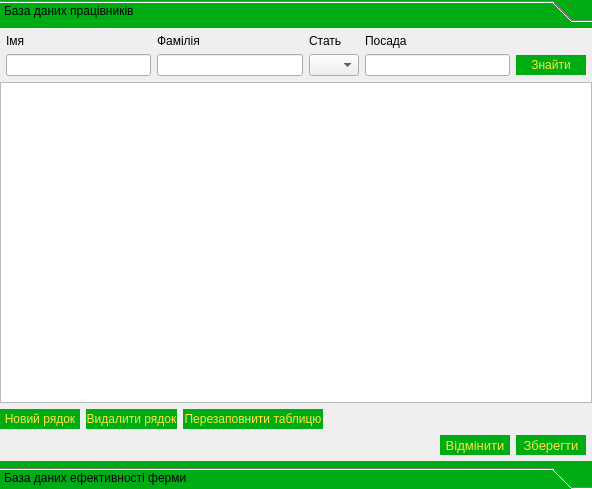
<?xml version="1.0" encoding="UTF-8"?>
<ui version="4.0">
 <class>Show_Database</class>
 <widget class="QDialog" name="Show_Database">
  <property name="geometry">
   <rect>
    <x>0</x>
    <y>0</y>
    <width>592</width>
    <height>489</height>
   </rect>
  </property>
  <property name="windowTitle">
   <string>Dialog</string>
  </property>
  <layout class="QGridLayout" name="gridLayout">
   <property name="leftMargin">
    <number>0</number>
   </property>
   <property name="topMargin">
    <number>0</number>
   </property>
   <property name="rightMargin">
    <number>0</number>
   </property>
   <property name="bottomMargin">
    <number>0</number>
   </property>
   <item row="0" column="0">
    <widget class="QToolBox" name="toolBox">
     <property name="styleSheet">
      <string notr="true">QToolBox{
background:#00AC14;
color:#FFE53E;
border:0px solid #FFFFFF;

}
QToolBox:hover{
background:#2DBE3B;
color:#FFE53E;
border:0px solid #FFFFFF;
}
QToolBox:pressed{
background:qlineargradient(spread:reflect, x1:0.433, y1:0, x2:0.438494, y2:0.500227, stop:0 rgba(255, 255, 255, 255), stop:0.365169 rgba(49, 196, 64, 255));
color:#FFE53E;
border:0px solid #FFFFFF;
}</string>
     </property>
     <property name="currentIndex">
      <number>0</number>
     </property>
     <widget class="QWidget" name="Emploee">
      <property name="geometry">
       <rect>
        <x>0</x>
        <y>0</y>
        <width>592</width>
        <height>435</height>
       </rect>
      </property>
      <attribute name="label">
       <string>База даних працівників</string>
      </attribute>
      <layout class="QGridLayout" name="gridLayout_2">
       <property name="leftMargin">
        <number>0</number>
       </property>
       <property name="topMargin">
        <number>0</number>
       </property>
       <property name="rightMargin">
        <number>0</number>
       </property>
       <property name="bottomMargin">
        <number>0</number>
       </property>
       <item row="2" column="0">
        <layout class="QHBoxLayout" name="horizontalLayout_2">
         <item>
          <widget class="QPushButton" name="add_row">
           <property name="minimumSize">
            <size>
             <width>80</width>
             <height>20</height>
            </size>
           </property>
           <property name="styleSheet">
            <string notr="true">QPushButton{
background:#00AC14;
color:#FFE53E;
border:0px solid #FFFFFF;

}
QPushButton:hover{
background:#2DBE3B;
color:#FFE53E;
border:0px solid #FFFFFF;
}
QPushButton:pressed{
background:qlineargradient(spread:reflect, x1:0.433, y1:0, x2:0.438494, y2:0.500227, stop:0 rgba(255, 255, 255, 255), stop:0.365169 rgba(49, 196, 64, 255));
color:#FFE53E;
border:0px solid #FFFFFF;
}</string>
           </property>
           <property name="text">
            <string>Новий рядок</string>
           </property>
          </widget>
         </item>
         <item>
          <widget class="QPushButton" name="remove_col">
           <property name="minimumSize">
            <size>
             <width>90</width>
             <height>20</height>
            </size>
           </property>
           <property name="styleSheet">
            <string notr="true">QPushButton{
background:#00AC14;
color:#FFE53E;
border:0px solid #FFFFFF;

}
QPushButton:hover{
background:#2DBE3B;
color:#FFE53E;
border:0px solid #FFFFFF;
}
QPushButton:pressed{
background:qlineargradient(spread:reflect, x1:0.433, y1:0, x2:0.438494, y2:0.500227, stop:0 rgba(255, 255, 255, 255), stop:0.365169 rgba(49, 196, 64, 255));
color:#FFE53E;
border:0px solid #FFFFFF;
}</string>
           </property>
           <property name="text">
            <string>Видалити рядок</string>
           </property>
          </widget>
         </item>
         <item>
          <widget class="QPushButton" name="clear_table">
           <property name="minimumSize">
            <size>
             <width>140</width>
             <height>20</height>
            </size>
           </property>
           <property name="styleSheet">
            <string notr="true">QPushButton{
background:#00AC14;
color:#FFE53E;
border:0px solid #FFFFFF;

}
QPushButton:hover{
background:#2DBE3B;
color:#FFE53E;
border:0px solid #FFFFFF;
}
QPushButton:pressed{
background:qlineargradient(spread:reflect, x1:0.433, y1:0, x2:0.438494, y2:0.500227, stop:0 rgba(255, 255, 255, 255), stop:0.365169 rgba(49, 196, 64, 255));
color:#FFE53E;
border:0px solid #FFFFFF;
}</string>
           </property>
           <property name="text">
            <string>Перезаповнити таблицю</string>
           </property>
          </widget>
         </item>
         <item>
          <spacer name="horizontalSpacer_3">
           <property name="orientation">
            <enum>Qt::Horizontal</enum>
           </property>
           <property name="sizeHint" stdset="0">
            <size>
             <width>40</width>
             <height>20</height>
            </size>
           </property>
          </spacer>
         </item>
        </layout>
       </item>
       <item row="3" column="0">
        <spacer name="horizontalSpacer_2">
         <property name="orientation">
          <enum>Qt::Horizontal</enum>
         </property>
         <property name="sizeHint" stdset="0">
          <size>
           <width>40</width>
           <height>20</height>
          </size>
         </property>
        </spacer>
       </item>
       <item row="3" column="1">
        <layout class="QHBoxLayout" name="horizontalLayout">
         <property name="rightMargin">
          <number>6</number>
         </property>
         <property name="bottomMargin">
          <number>6</number>
         </property>
         <item>
          <widget class="QPushButton" name="Button_cancel">
           <property name="minimumSize">
            <size>
             <width>70</width>
             <height>20</height>
            </size>
           </property>
           <property name="font">
            <font>
             <pointsize>10</pointsize>
            </font>
           </property>
           <property name="styleSheet">
            <string notr="true">QPushButton{
background:#00AC14;
color:#FFE53E;
border:0px solid #FFFFFF;

}
QPushButton:hover{
background:#2DBE3B;
color:#FFE53E;
border:0px solid #FFFFFF;
}
QPushButton:pressed{
background:qlineargradient(spread:reflect, x1:0.433, y1:0, x2:0.438494, y2:0.500227, stop:0 rgba(255, 255, 255, 255), stop:0.365169 rgba(49, 196, 64, 255));
color:#FFE53E;
border:0px solid #FFFFFF;
}</string>
           </property>
           <property name="text">
            <string>Відмінити</string>
           </property>
          </widget>
         </item>
         <item>
          <widget class="QPushButton" name="Button_save">
           <property name="minimumSize">
            <size>
             <width>70</width>
             <height>20</height>
            </size>
           </property>
           <property name="font">
            <font>
             <pointsize>10</pointsize>
            </font>
           </property>
           <property name="styleSheet">
            <string notr="true">QPushButton{
background:#00AC14;
color:#FFE53E;
border:0px solid #FFFFFF;

}
QPushButton:hover{
background:#2DBE3B;
color:#FFE53E;
border:0px solid #FFFFFF;
}
QPushButton:pressed{
background:qlineargradient(spread:reflect, x1:0.433, y1:0, x2:0.438494, y2:0.500227, stop:0 rgba(255, 255, 255, 255), stop:0.365169 rgba(49, 196, 64, 255));
color:#FFE53E;
border:0px solid #FFFFFF;
}</string>
           </property>
           <property name="text">
            <string>Зберегти</string>
           </property>
           <property name="default">
            <bool>true</bool>
           </property>
          </widget>
         </item>
        </layout>
       </item>
       <item row="1" column="0" colspan="2">
        <widget class="QTableView" name="tableEmploee">
         <property name="sortingEnabled">
          <bool>true</bool>
         </property>
        </widget>
       </item>
       <item row="0" column="0" colspan="2">
        <layout class="QGridLayout" name="gridLayout_3">
         <property name="leftMargin">
          <number>6</number>
         </property>
         <property name="topMargin">
          <number>6</number>
         </property>
         <property name="rightMargin">
          <number>6</number>
         </property>
         <item row="1" column="0">
          <widget class="QLineEdit" name="lineName"/>
         </item>
         <item row="1" column="4">
          <widget class="QLineEdit" name="linePosition"/>
         </item>
         <item row="1" column="5">
          <widget class="QPushButton" name="buttoSearch">
           <property name="minimumSize">
            <size>
             <width>70</width>
             <height>20</height>
            </size>
           </property>
           <property name="styleSheet">
            <string notr="true">QPushButton{
background:#00AC14;
color:#FFE53E;
border:0px solid #FFFFFF;

}
QPushButton:hover{
background:#2DBE3B;
color:#FFE53E;
border:0px solid #FFFFFF;
}
QPushButton:pressed{
background:qlineargradient(spread:reflect, x1:0.433, y1:0, x2:0.438494, y2:0.500227, stop:0 rgba(255, 255, 255, 255), stop:0.365169 rgba(49, 196, 64, 255));
color:#FFE53E;
border:0px solid #FFFFFF;
}</string>
           </property>
           <property name="text">
            <string>Знайти</string>
           </property>
          </widget>
         </item>
         <item row="0" column="0">
          <widget class="QLabel" name="label_name">
           <property name="text">
            <string>Імя</string>
           </property>
          </widget>
         </item>
         <item row="0" column="2">
          <widget class="QLabel" name="label_surname">
           <property name="text">
            <string>Фамілія</string>
           </property>
          </widget>
         </item>
         <item row="1" column="2">
          <widget class="QLineEdit" name="lineEditSurname"/>
         </item>
         <item row="0" column="4">
          <widget class="QLabel" name="label_position">
           <property name="text">
            <string>Посада</string>
           </property>
          </widget>
         </item>
         <item row="1" column="3">
          <widget class="QComboBox" name="BoxGender">
           <property name="maximumSize">
            <size>
             <width>50</width>
             <height>16777215</height>
            </size>
           </property>
          </widget>
         </item>
         <item row="0" column="3">
          <widget class="QLabel" name="label_Gender">
           <property name="text">
            <string>Стать</string>
           </property>
          </widget>
         </item>
        </layout>
       </item>
      </layout>
     </widget>
     <widget class="QWidget" name="Statistics">
      <property name="geometry">
       <rect>
        <x>0</x>
        <y>0</y>
        <width>592</width>
        <height>435</height>
       </rect>
      </property>
      <attribute name="label">
       <string>База даних ефективності ферми</string>
      </attribute>
      <layout class="QGridLayout" name="gridLayout_4">
       <property name="leftMargin">
        <number>0</number>
       </property>
       <property name="topMargin">
        <number>0</number>
       </property>
       <property name="rightMargin">
        <number>0</number>
       </property>
       <property name="bottomMargin">
        <number>0</number>
       </property>
       <property name="spacing">
        <number>0</number>
       </property>
       <item row="2" column="2">
        <layout class="QVBoxLayout" name="verticalLayout">
         <property name="spacing">
          <number>8</number>
         </property>
         <property name="leftMargin">
          <number>6</number>
         </property>
         <property name="topMargin">
          <number>6</number>
         </property>
         <property name="rightMargin">
          <number>6</number>
         </property>
         <property name="bottomMargin">
          <number>6</number>
         </property>
         <item>
          <widget class="QPushButton" name="pushAddSt">
           <property name="minimumSize">
            <size>
             <width>0</width>
             <height>20</height>
            </size>
           </property>
           <property name="maximumSize">
            <size>
             <width>200</width>
             <height>16777215</height>
            </size>
           </property>
           <property name="styleSheet">
            <string notr="true">QPushButton{
background:#00AC14;
color:#FFE53E;
border:0px solid #FFFFFF;

}
QPushButton:hover{
background:#2DBE3B;
color:#FFE53E;
border:0px solid #FFFFFF;
}
QPushButton:pressed{
background:qlineargradient(spread:reflect, x1:0.433, y1:0, x2:0.438494, y2:0.500227, stop:0 rgba(255, 255, 255, 255), stop:0.365169 rgba(49, 196, 64, 255));
color:#FFE53E;
border:0px solid #FFFFFF;
}</string>
           </property>
           <property name="text">
            <string>Новий рядок</string>
           </property>
          </widget>
         </item>
         <item>
          <widget class="QPushButton" name="pushDeleteSt">
           <property name="minimumSize">
            <size>
             <width>0</width>
             <height>20</height>
            </size>
           </property>
           <property name="maximumSize">
            <size>
             <width>200</width>
             <height>16777215</height>
            </size>
           </property>
           <property name="styleSheet">
            <string notr="true">QPushButton{
background:#00AC14;
color:#FFE53E;
border:0px solid #FFFFFF;

}
QPushButton:hover{
background:#2DBE3B;
color:#FFE53E;
border:0px solid #FFFFFF;
}
QPushButton:pressed{
background:qlineargradient(spread:reflect, x1:0.433, y1:0, x2:0.438494, y2:0.500227, stop:0 rgba(255, 255, 255, 255), stop:0.365169 rgba(49, 196, 64, 255));
color:#FFE53E;
border:0px solid #FFFFFF;
}</string>
           </property>
           <property name="text">
            <string>Видалити рядок</string>
           </property>
          </widget>
         </item>
        </layout>
       </item>
       <item row="0" column="0" rowspan="4" colspan="2">
        <widget class="QTableView" name="tableStatistics">
         <property name="minimumSize">
          <size>
           <width>300</width>
           <height>0</height>
          </size>
         </property>
        </widget>
       </item>
       <item row="3" column="2">
        <layout class="QVBoxLayout" name="verticalLayout_2">
         <property name="spacing">
          <number>8</number>
         </property>
         <property name="leftMargin">
          <number>6</number>
         </property>
         <property name="topMargin">
          <number>6</number>
         </property>
         <property name="rightMargin">
          <number>6</number>
         </property>
         <property name="bottomMargin">
          <number>6</number>
         </property>
         <item>
          <spacer name="verticalSpacer_3">
           <property name="orientation">
            <enum>Qt::Vertical</enum>
           </property>
           <property name="sizeHint" stdset="0">
            <size>
             <width>20</width>
             <height>40</height>
            </size>
           </property>
          </spacer>
         </item>
         <item>
          <widget class="QPushButton" name="pushsaveSt">
           <property name="minimumSize">
            <size>
             <width>70</width>
             <height>20</height>
            </size>
           </property>
           <property name="maximumSize">
            <size>
             <width>200</width>
             <height>16777215</height>
            </size>
           </property>
           <property name="styleSheet">
            <string notr="true">QPushButton{
background:#00AC14;
color:#FFE53E;
border:0px solid #FFFFFF;

}
QPushButton:hover{
background:#2DBE3B;
color:#FFE53E;
border:0px solid #FFFFFF;
}
QPushButton:pressed{
background:qlineargradient(spread:reflect, x1:0.433, y1:0, x2:0.438494, y2:0.500227, stop:0 rgba(255, 255, 255, 255), stop:0.365169 rgba(49, 196, 64, 255));
color:#FFE53E;
border:0px solid #FFFFFF;
}</string>
           </property>
           <property name="text">
            <string>Зберегти</string>
           </property>
          </widget>
         </item>
         <item>
          <widget class="QPushButton" name="pushButtonCancelSt">
           <property name="minimumSize">
            <size>
             <width>70</width>
             <height>20</height>
            </size>
           </property>
           <property name="maximumSize">
            <size>
             <width>200</width>
             <height>16777215</height>
            </size>
           </property>
           <property name="styleSheet">
            <string notr="true">QPushButton{
background:#00AC14;
color:#FFE53E;
border:0px solid #FFFFFF;

}
QPushButton:hover{
background:#2DBE3B;
color:#FFE53E;
border:0px solid #FFFFFF;
}
QPushButton:pressed{
background:qlineargradient(spread:reflect, x1:0.433, y1:0, x2:0.438494, y2:0.500227, stop:0 rgba(255, 255, 255, 255), stop:0.365169 rgba(49, 196, 64, 255));
color:#FFE53E;
border:0px solid #FFFFFF;
}</string>
           </property>
           <property name="text">
            <string>Відмінити</string>
           </property>
          </widget>
         </item>
        </layout>
       </item>
      </layout>
     </widget>
    </widget>
   </item>
  </layout>
 </widget>
 <resources/>
 <connections/>
</ui>
